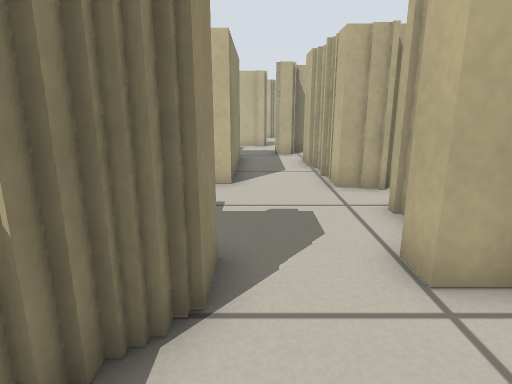
[1] (above)

16 first-person views from a walk through a robot-simulator world made for Stage. The camera is 0.51 m above the floor, tilts 14° down and sees 75° across. The lines on the ground mark 1 m squares. The floor is counted in squares, 0.25 m on a side. Each view is taken from the middle of a square. On the plan, view 1 faces up. The plan holds only what a view shows up to about 18 squares ahead; the rest is blank. The place goes on beyond the plan. Robots are left out.

[2]
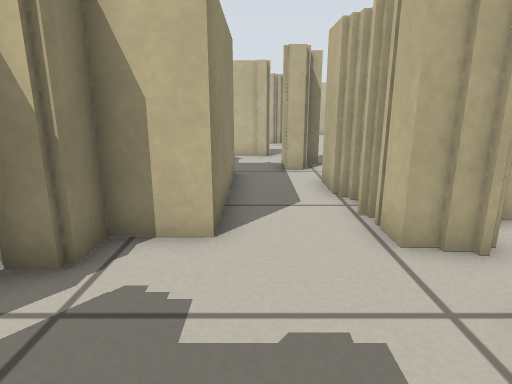

[3]
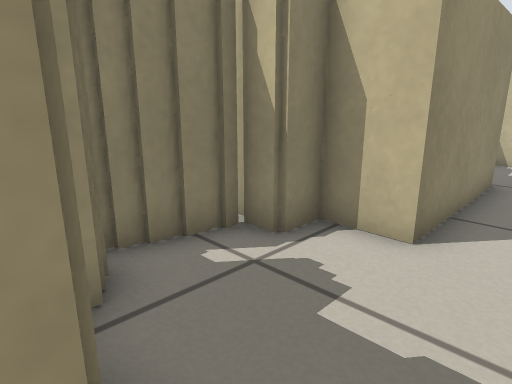

[4]
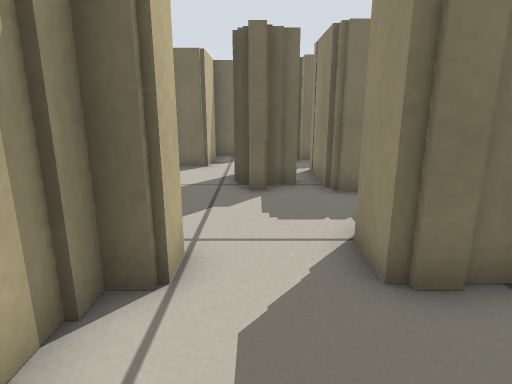

[5]
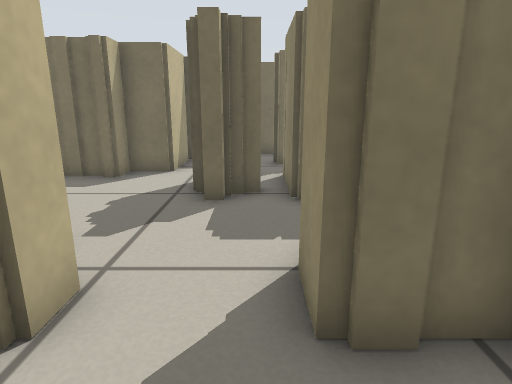

[6]
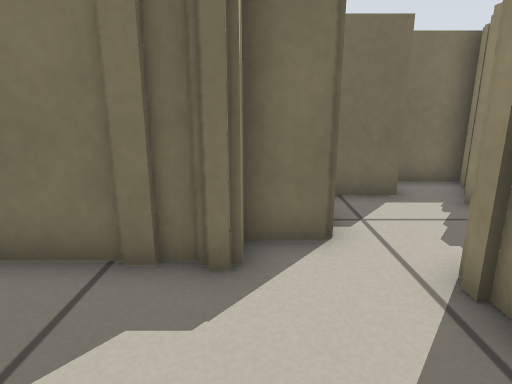

[7]
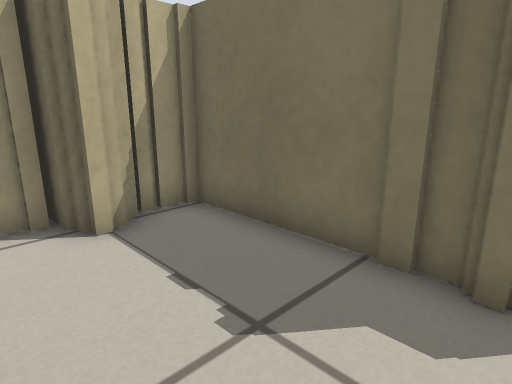

[8]
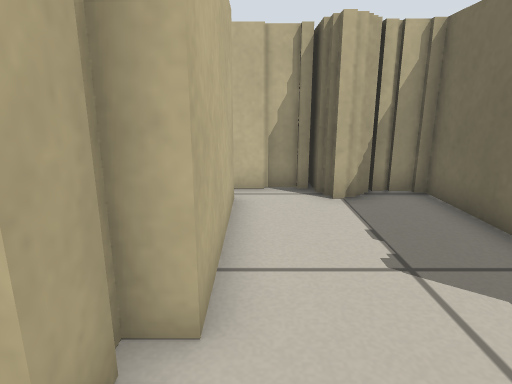

[9]
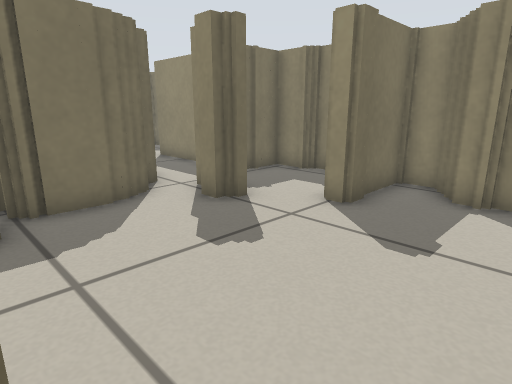

[10]
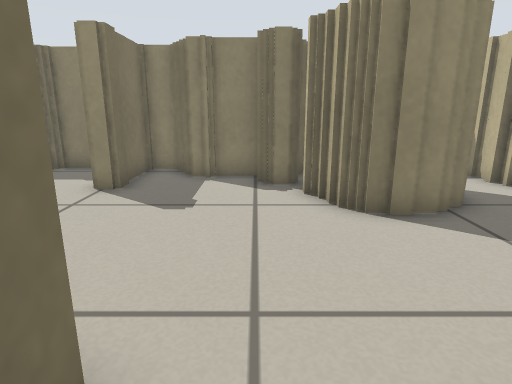

[11]
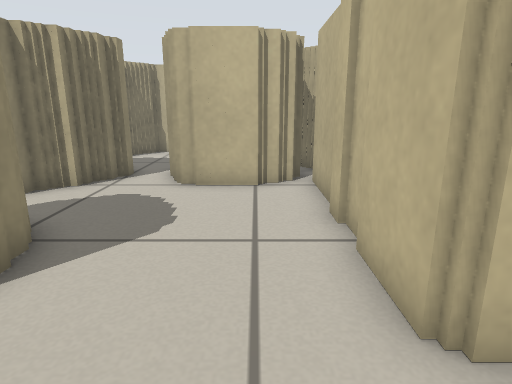

[12]
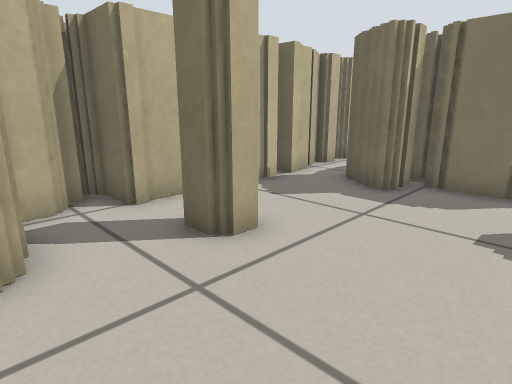

[13]
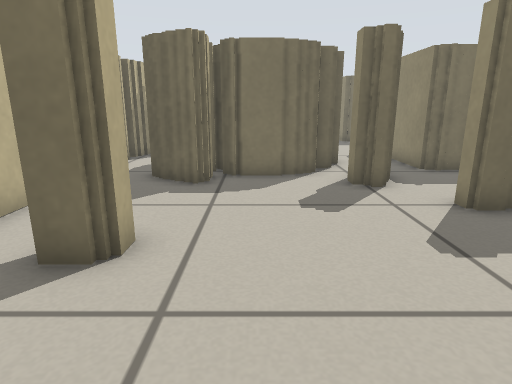

[14]
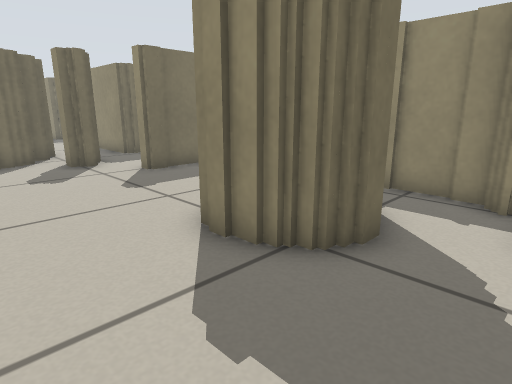

[15]
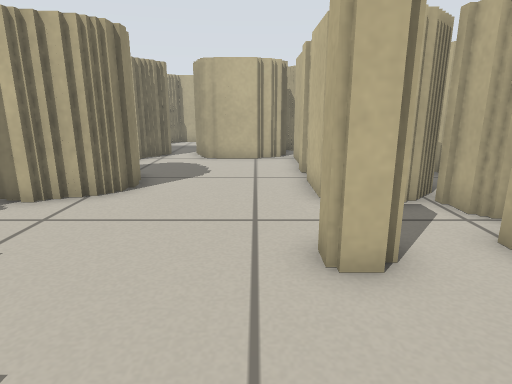

[16]
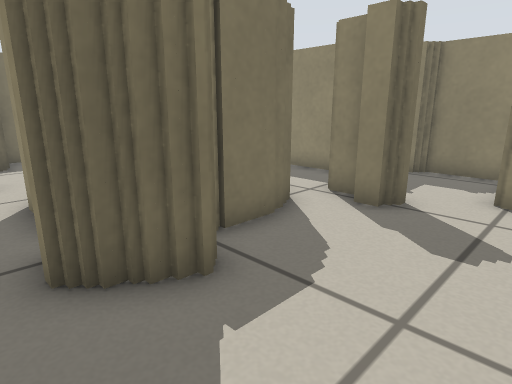

### Floor plan
Key: @ floor where view 1 was taken; # wall or solid block; . floor; T thing the floor can be seen under or through.
Columns run from 4 left of view 1 to 11 right of it. Each row starts with its distance up from view 1.
 32      #### ###
 31     ##..###.#
 30   ###.......#
 29  ##.........#
 28  # .........#
 27  #   ##.....#
 26      ##.... #
 25     ###.... ###
 24    ###......####
 23    ##..........#
 22    #.......##.##
 21   ##.......##.#
 20  ##...........#
 19  ####.........#
 18  #............#
 17  #...TT.......#
 16  ##..TT.#####.#
 15  ###.TTT#####.#
 14    #..TT  ##..##
 13    #..T      ..#
 12    #..T       ##
 11    #..#       ##
 10    #..#
  9   ##..##
  8 ###....#
  7 # .....#
  6 #......#
  5 ####...#
  4   ##...#  #
  3   ##...#  #
  2   ##...#########
  1   #............#
  0   ##@..........#
 -1    ####.......##
 -2    ####.......##
 -3    ###..#######
 -4     ...##
 -5     ...#
 -6    #...#
 -7    #.###
 -8   ####

Positions as (right, up) in squares from view 1, and headings:
1: (0, 0), facing up
2: (0, 4), facing up
3: (1, 4), facing up-left
4: (1, 8), facing down
5: (0, 7), facing down
6: (4, 1), facing down
7: (4, 1), facing down-right
8: (2, 1), facing right
9: (7, 23), facing down-left
10: (9, 23), facing left
11: (6, 22), facing up
12: (3, 25), facing down-right
13: (5, 26), facing down
14: (6, 30), facing down-left
15: (6, 17), facing up
16: (9, 20), facing down-left
